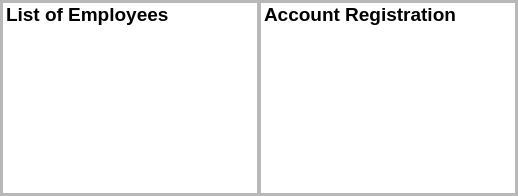
                        <widget class="QFrame" name="frame_quanlinhanvien_2">
                         <property name="frameShape">
                          <enum>QFrame::StyledPanel</enum>
                         </property>
                         <property name="frameShadow">
                          <enum>QFrame::Raised</enum>
                         </property>
                         <layout class="QHBoxLayout" name="horizontalLayout_11">
                          <property name="spacing">
                           <number>0</number>
                          </property>
                          <property name="leftMargin">
                           <number>0</number>
                          </property>
                          <property name="topMargin">
                           <number>0</number>
                          </property>
                          <property name="rightMargin">
                           <number>0</number>
                          </property>
                          <property name="bottomMargin">
                           <number>0</number>
                          </property>
                          <item alignment="Qt::AlignHCenter|Qt::AlignVCenter">
                           <widget class="QFrame" name="frame_quanlinhanvien_4">
                            <property name="frameShape">
                             <enum>QFrame::StyledPanel</enum>
                            </property>
                            <property name="frameShadow">
                             <enum>QFrame::Raised</enum>
                            </property>
                            <layout class="QVBoxLayout" name="verticalLayout_13">
                             <property name="spacing">
                              <number>0</number>
                             </property>
                             <property name="leftMargin">
                              <number>0</number>
                             </property>
                             <property name="topMargin">
                              <number>0</number>
                             </property>
                             <property name="rightMargin">
                              <number>0</number>
                             </property>
                             <property name="bottomMargin">
                              <number>0</number>
                             </property>
                             <item>
                              <widget class="QListWidget" name="listWidget_listofemployees">
                               <property name="cursor" stdset="0">
                                <cursorShape>PointingHandCursor</cursorShape>
                               </property>
                               <property name="iconSize">
                                <size>
                                 <width>40</width>
                                 <height>40</height>
                                </size>
                               </property>
                               <item>
                                <property name="text">
                                 <string>List of Employees</string>
                                </property>
                                <property name="font">
                                 <font>
                                  <pointsize>14</pointsize>
                                  <weight>75</weight>
                                  <bold>true</bold>
                                 </font>
                                </property>
                                <property name="icon">
                                 <iconset resource="../Assets/Icons.qrc">
                                  <normaloff>:/BlueIcons/Icons/buleicons/list.svg</normaloff>:/BlueIcons/Icons/buleicons/list.svg</iconset>
                                </property>
                               </item>
                              </widget>
                             </item>
                            </layout>
                           </widget>
                          </item>
                          <item alignment="Qt::AlignHCenter|Qt::AlignVCenter">
                           <widget class="QFrame" name="frame_8">
                            <property name="frameShape">
                             <enum>QFrame::StyledPanel</enum>
                            </property>
                            <property name="frameShadow">
                             <enum>QFrame::Raised</enum>
                            </property>
                            <layout class="QVBoxLayout" name="verticalLayout_14">
                             <property name="spacing">
                              <number>0</number>
                             </property>
                             <property name="leftMargin">
                              <number>0</number>
                             </property>
                             <property name="topMargin">
                              <number>0</number>
                             </property>
                             <property name="rightMargin">
                              <number>0</number>
                             </property>
                             <property name="bottomMargin">
                              <number>0</number>
                             </property>
                             <item>
                              <widget class="QListWidget" name="listWidget_accountregistration">
                               <property name="cursor" stdset="0">
                                <cursorShape>PointingHandCursor</cursorShape>
                               </property>
                               <property name="iconSize">
                                <size>
                                 <width>40</width>
                                 <height>40</height>
                                </size>
                               </property>
                               <item>
                                <property name="text">
                                 <string>Account Registration</string>
                                </property>
                                <property name="font">
                                 <font>
                                  <pointsize>14</pointsize>
                                  <weight>75</weight>
                                  <bold>true</bold>
                                 </font>
                                </property>
                                <property name="icon">
                                 <iconset resource="../Assets/Icons.qrc">
                                  <normaloff>:/BlueIcons/Icons/buleicons/plus-circle.svg</normaloff>:/BlueIcons/Icons/buleicons/plus-circle.svg</iconset>
                                </property>
                               </item>
                              </widget>
                             </item>
                            </layout>
                           </widget>
                          </item>
                         </layout>
                        </widget>
